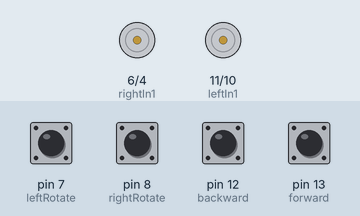
Bench run of a sketch on a simulated Arduino Uno, built with avr-gcc and run on an emulated ATmega328P. Parts: motor-driver pin pairs drawn as motors (green arrow = first pin HIGH = forward, orange = second pin HIGH = backward, longer = more drive, scaled by the enable pin). Inputs (shaded band) come from the test bench; at power-on: pin 7 (leftRotate), pin 8 (rightRotate), pin 12 (backward), pin 13 (forward) HIGH.

Above: at 1.2 s.
1.3 s: pin 7 (leftRotate) pulled LOW for 0.15 s
At 1.38 s:
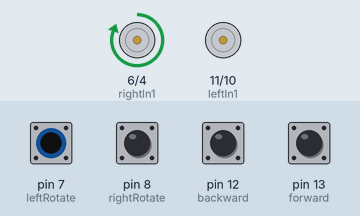
2.9 s: pin 8 (rightRotate) pulled LOW for 0.15 s
At 2.98 s:
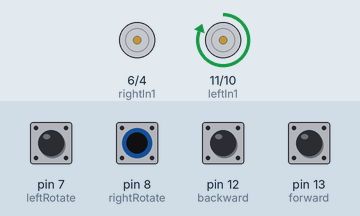
4.5 s: pin 12 (backward) pulled LOW for 0.15 s
At 4.58 s:
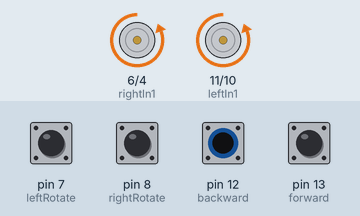
6.1 s: pin 13 (forward) pulled LOW for 0.15 s
At 6.18 s:
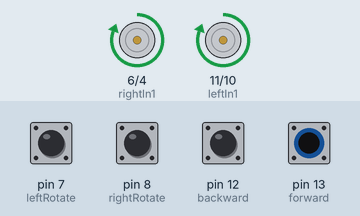
7.7 s: pin 7 (leftRotate) pulled LOW for 1 s
At 9.5 s:
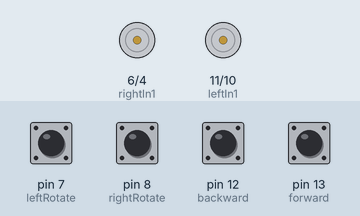
10.2 s: pin 8 (rightRotate) pulled LOW for 1 s
At 10.9 s:
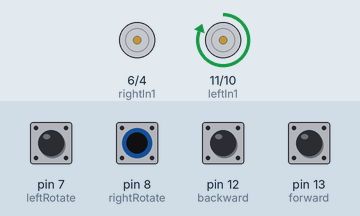
Timing chart, 0 to 13.2 s (numbered marks = the images above; inputs shaded):
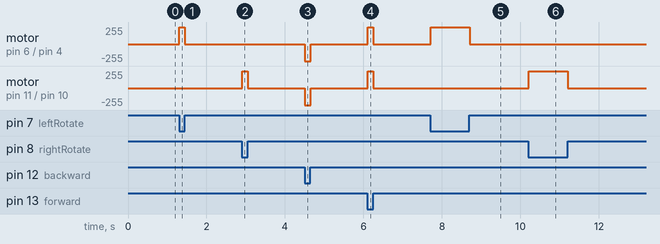

Measured:
- after the input at 1.3 s, motor on pin 6 (rightIn1) / pin 4 (rightIn2): stopped → forward 255/255 at once, → stopped 0.14 s later
- after the input at 2.9 s, motor on pin 11 (leftIn1) / pin 10 (leftIn2): stopped → forward 255/255 at once, → stopped 0.14 s later
- after the input at 4.5 s, motor on pin 6 (rightIn1) / pin 4 (rightIn2), motor on pin 11 (leftIn1) / pin 10 (leftIn2): stopped → backward 255/255 at once, → stopped 0.14 s later
- after the input at 6.1 s, motor on pin 6 (rightIn1) / pin 4 (rightIn2), motor on pin 11 (leftIn1) / pin 10 (leftIn2): stopped → forward 255/255 at once, → stopped 0.14 s later
- after the input at 7.7 s, motor on pin 6 (rightIn1) / pin 4 (rightIn2): stopped → forward 255/255 at once, → stopped 0.99 s later
- after the input at 10.2 s, motor on pin 11 (leftIn1) / pin 10 (leftIn2): stopped → forward 255/255 at once, → stopped 0.99 s later

The sketch:

ash_allSquad_carController.ino
```cpp
// C++ code
//Project was done in a zoom meeting with the entire squad
#define forward 13
#define backward 12
#define rightRotate 8
#define leftRotate 7
#define leftIn1 11
#define leftIn2 10
#define rightIn1 6
#define rightIn2 4
#define enLeft 5
#define enRight 3

void setup()
{
 pinMode(forward,INPUT_PULLUP); // INPUT_PULLUP : to prevent floating
 pinMode(backward,INPUT_PULLUP);
 pinMode(rightRotate,INPUT_PULLUP);
 pinMode(leftRotate,INPUT_PULLUP);
 pinMode(leftIn1,OUTPUT);
 pinMode(leftIn2,OUTPUT);
 pinMode(rightIn1,OUTPUT);
 pinMode(rightIn2,OUTPUT);
 pinMode(enLeft,OUTPUT);
 pinMode(enRight,OUTPUT);
}

void loop()
{
 while(!digitalRead(forward)) //while button is low both motors rotate counter clockwise
 { delay(10);   // delay for debouncing
  digitalWrite(leftIn1,HIGH);
  digitalWrite(rightIn1,HIGH);
  digitalWrite(leftIn2,LOW);
  digitalWrite(rightIn2,LOW);
  analogWrite(enLeft,255);
  analogWrite(enRight,255);

 }
 while(!digitalRead(backward))//while button is low both motors rotate clockwise
 { delay(10);
  digitalWrite(leftIn1,LOW);
  digitalWrite(rightIn1,LOW);
  digitalWrite(leftIn2,HIGH);
  digitalWrite(rightIn2,HIGH);
  analogWrite(enLeft,255);
  analogWrite(enRight,255);
 }
  while(!digitalRead(rightRotate))//while button is low,left motor is on and the right motor is off
 { delay(10);
  digitalWrite(leftIn1,HIGH);
  digitalWrite(rightIn1,LOW);
  digitalWrite(leftIn2,LOW);
  digitalWrite(rightIn2,LOW);
  analogWrite(enLeft,255);
  analogWrite(enRight,0);
 }
  while(!digitalRead(leftRotate))//while button is low,right motor is on and the left motor is off
 { delay(10);
  digitalWrite(leftIn1,LOW);
  digitalWrite(rightIn1,HIGH);
  digitalWrite(leftIn2,LOW);
  digitalWrite(rightIn2,LOW);
  analogWrite(enLeft,0);
  analogWrite(enRight,255);
 }
  analogWrite(enLeft,0);  //to stop all motors after button release
  analogWrite(enRight,0);


}
```
